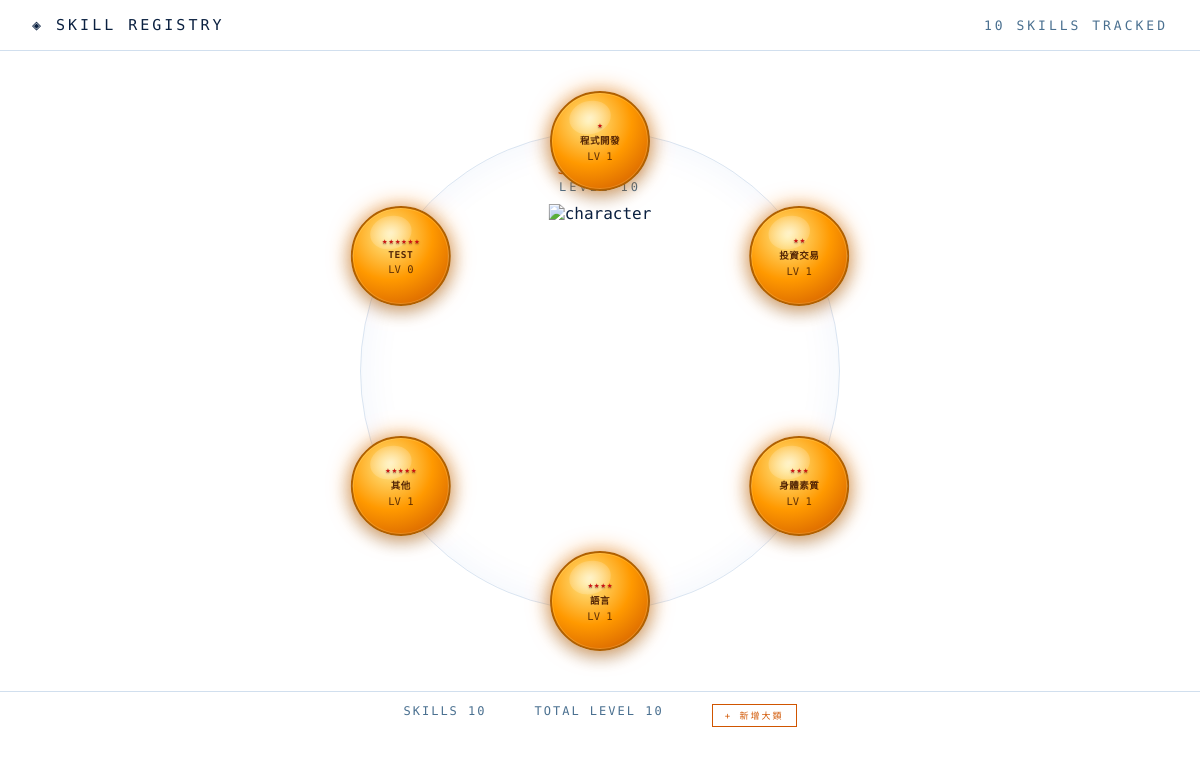
Before: / with the older database file.
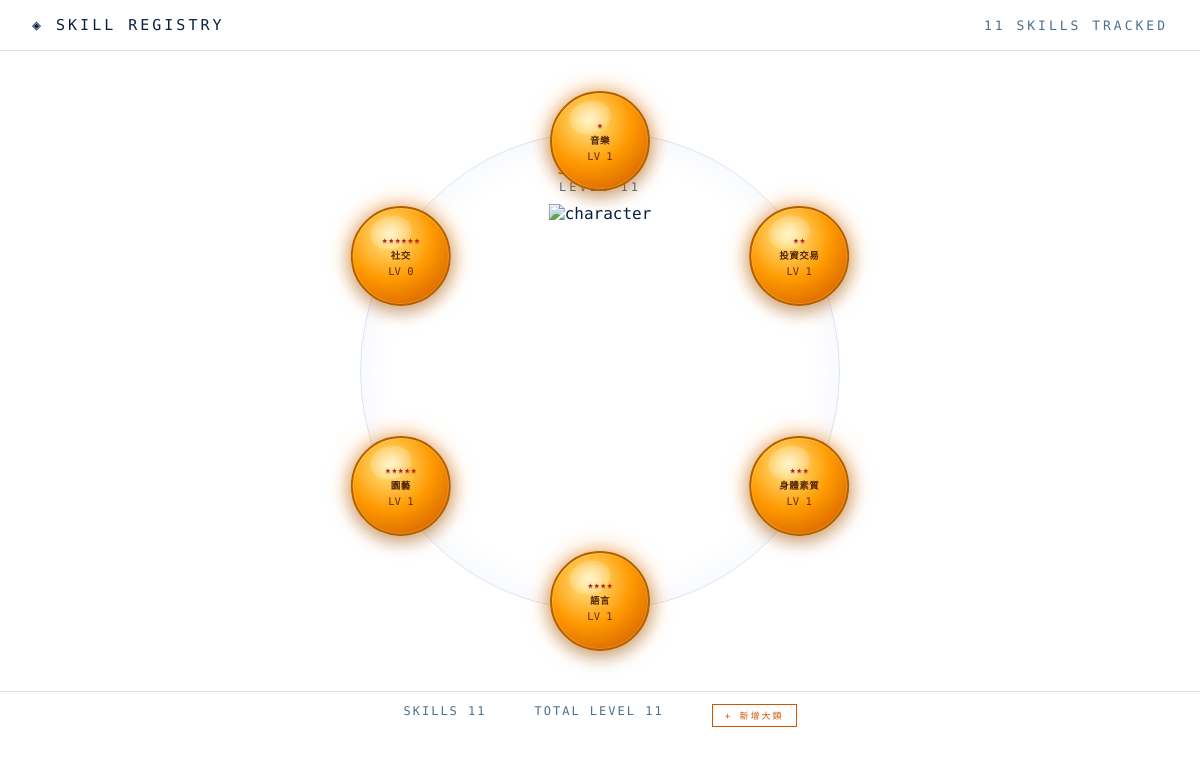
After: the same page with the newer database file.
### tables this page shows
CREATE TABLE categories (
            id         INTEGER PRIMARY KEY,
            name       TEXT NOT NULL,
            emoji      TEXT,
            color      TEXT,
            created_at DATETIME DEFAULT CURRENT_TIMESTAMP
        );

### app.py (the view)
@app.route("/")
def index():
    return render_template("index.html",
                           categories=get_all_categories(),
                           character=get_character())

### db.py (called while the page is built)
def get_db():
    conn = sqlite3.connect(DB_PATH)
    conn.row_factory = sqlite3.Row
    return conn

def xp_for_next_level(n):
    return int(100 * (n ** 1.5))

def calc_level(total_xp):
    level = 1
    accumulated = 0
    while level < 20:
        needed = xp_for_next_level(level)
        if accumulated + needed > total_xp:
            break
        accumulated += needed
        level += 1
    if level >= 20:
        return (20, 0, 0)
    current = total_xp - accumulated
    to_next = xp_for_next_level(level)
    return (level, current, to_next)

def get_skill_xp(skill_id):
    with get_db() as conn:
        row = conn.execute(
            "SELECT COALESCE(SUM(xp), 0) as total FROM xp_logs WHERE skill_id = ?",
            (skill_id,)
        ).fetchone()
        return row["total"]

def get_character():
    with get_db() as conn:
        skill_ids = conn.execute("SELECT id FROM skills").fetchall()
    total_level = sum(calc_level(get_skill_xp(s["id"]))[0] for s in skill_ids)
    return {
        "name": "STEVEN",
        "total_level": total_level,
        "skill_count": len(skill_ids),
    }

### templates/index.html (shortened to what this page needs)
<!DOCTYPE html>
<html lang="zh-TW">
<head>
  <link rel="stylesheet" href="/static/style.css">
</head>
<body>
<div class="screen">
  <div class="header">
    <span class="title">◈ SKILL REGISTRY</span>
    <span>{{ character.skill_count }} SKILLS TRACKED</span>
  </div>
  <div class="character-arena">
    <div class="character-container">
      <div class="character-name">{{ character.name }}</div>
      <div class="character-level">LEVEL {{ character.total_level }}</div>
      <div class="character-figure">
        <img class="char-full" src="/static/img/character_transparent.png" alt="character">
      </div>
    </div>
    {% for cat in categories %}
    {% set angle = loop.index0 * (360 / categories|length) %}
    {% set ball_num = loop.index %}
    <a class="orb" href="/category/{{ cat.id }}"
       style="--angle: {{ angle }}deg;">
      <div class="orb-inner">
        <div class="db-stars">
          {% for i in range(ball_num) %}<span class="db-star">★</span>{% endfor %}
        </div>
        <div class="orb-name">{{ cat.name }}</div>
        <div class="orb-level">LV {{ cat.avg_level | int }}</div>
      </div>
    </a>
    {% endfor %}
  </div>
  <div class="footer">
    <span>SKILLS {{ character.skill_count }}</span>
    <span>TOTAL LEVEL {{ character.total_level }}</span>
    <button class="btn" style="font-size:9px; padding:4px 12px;" onclick="document.getElementById('add-cat-form').style.display='block'; this.style.display='none'">+ 新增大類</button>
  </div>
</div>
</body>
</html>

Changed rows visible on the page:
changed categories id 1: name "程式開發" → "音樂"
changed categories (number 5 of 6 on the later page): name "其他" → "園藝"
changed categories (number 6 of 6 on the later page): name "TEST" → "社交"
Other visible differences:
{{ character.skill_count }}: "10" → "11"
{{ character.total_level }}: "10" → "11"
